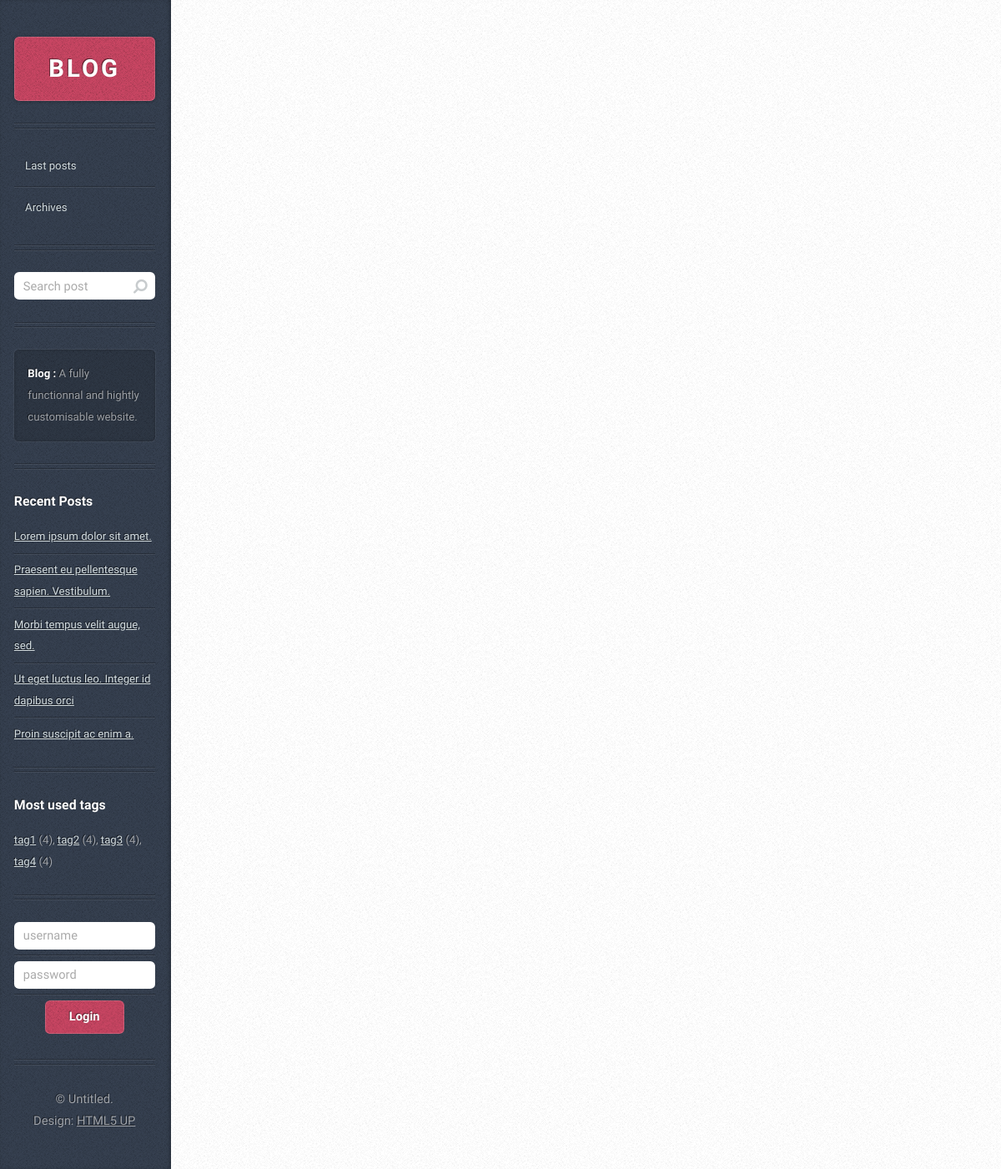
Screenshot of /post/2/post_commentaries with the database file from the repository.
### posts/models.py (models this page shows, shortened)
class Option(models.Model):
    name = models.CharField(max_length=256, default="")
    nb_post_page = models.PositiveIntegerField(default=5)
    message = models.CharField(max_length=256, default="")
    recent_posts = models.BooleanField(default=True)
    most_used_tags = models.BooleanField(default=True)
    used = models.BooleanField(default=False)

class Post(models.Model):
    title = models.CharField(max_length=1024)
    content = models.TextField()
    image = models.CharField(max_length=1024)
    author = models.CharField(max_length=1024)
    view = models.PositiveIntegerField(default=0)
    show_post = models.BooleanField(default=True)
    allow_comments = models.BooleanField(default=True)
    pub_date = models.DateTimeField('date published')
    tag = models.ManyToManyField(Tag)
    class Meta:
        ordering = ('pub_date',)

class Tag(models.Model):
    tag = models.CharField(max_length=1024)
    def __str__(self):
        return self.tag

### posts/views.py (the view)
# urls.py: url(r'^post/(?P<post_id>[0-9]+)/post_commentaries$', views.post_commentaries, name='post_commentaries'),
def post_commentaries(request, post_id):
    post = get_object_or_404(Post, pk=post_id)
    return render(request, 'post_commentaries.html', {'post': post})

### posts/context_processors.py (called while the page is built)
def posts_processor(request):
    return {'recent_posts': Post.objects.filter(pub_date__lte=timezone.now()).order_by('-pub_date')[:5]}

def tags_processor(request):
    return {'most_used_tags': sorted(Tag.objects.all(), key=lambda x: x.post_set.count())[:5]}

def options_processor(request):
    try:
        return {'options': Option.objects.filter(used=True)[0]}
    except IndexError:
        return {'options': {'message': '', 'recent_posts': True, 'most_used_tags': True}}

### posts/templates/post_commentaries.html (shortened to what this page needs)
{% extends 'core/overall.html' %}

### posts/templates/core/overall.html (shortened to what this page needs)
<!DOCTYPE html>
<html>
    <head>
    <link rel="stylesheet" href="{% static 'css/main.css' %}" />
    </head>
<body>
    <div id="sidebar">
        <h1 id="logo"><a href="{% url 'index' %}">BLOG</a></h1>
        <nav id="nav">
            <ul>
                {% if request.path == '/' or request.path == '/1/' %}
                <li class="current"><a href="{% url 'index' %}">Last posts</a></li>
                {% else %}
                <li><a href="{% url 'index' %}">Last posts</a></li>
                {% endif %}
                <li><a href="#">Archives</a></li>
        </nav>
        <section class="box search">
            <form action="{% url 'search' %}" method="post" id="search">
                <input type="text" name="search" placeholder="Search post" id="search_input" value="{{ search }}">
            </form>
        </section>
        <section class="box text-style1">
            <div class="inner">
                <p>
                    {{ options.message|safe }}
                </p>
            </div>
        </section>
        {% if options.recent_posts %}
        <section class="box recent-posts">
            <header>
                <h2>Recent Posts</h2>
            </header>
            <ul>
                {% for recent_post in recent_posts %}
                <li><a href="{% url 'post' recent_post.id %}">{{ recent_post.title }}</a></li>
                {% endfor %}
            </ul>
        </section>
        {% endif %}
        {% if options.most_used_tags %}
        <section class="box recent-posts">
            <header>
                <h2>Most used tags</h2>
            </header>
            {% for used_tag in most_used_tags %}
            <a href="{% url 'posts_by_tag' used_tag %}">{{ used_tag }}</a>
            {% if used_tag != most_used_tags|last %}
                ({{ used_tag.post_set.count }}),
            {% else %}
                ({{ used_tag.post_set.count }})
            {% endif %}
            {% endfor %}
        </section>
        {% endif %}
        <section class="box recent-posts">
            {% if user.is_authenticated %}
            <form action="{% url 'logout' %}" method="post" id="logout">
                {% csrf_token %}
                <ul><center>
                    <li><span>Connected as {{ user.username }}</span></li>
                    <li><input type="submit" name="logout" value="Logout"></li>
                </center></ul>
            </form>
            {% else %}
            <form action="{% url 'login' %}" method="post" id="login">
                <ul>
                    <li><input type="text" name="username" placeholder="username"></li>
                    <li><input type="password" name="password" placeholder="password"></li>
                    <li><center><input type="submit" name="login" value="Login"></center></li>
                </ul>
            </form>
            {% endif %}
        </section>
        <ul id="copyright">
            <li>&copy; Untitled.</li><li>Design: <a href="http://html5up.net">HTML5 UP</a></li>
        </ul>
    </div>
    <div id="content">
        <div class="inner">
        </div>
    </div>
</body>
</html>

### rows the page displays
Option: message "Blog : A fully functionnal and hightly customisable website."
Post: title "Lorem ipsum dolor sit amet."
Post: title "Praesent eu pellentesque sapien. Vestibulum."
Post: title "Morbi tempus velit augue, sed."
Post: title "Ut eget luctus leo. Integer id dapibus orci"
Post: title "Proin suscipit ac enim a."
Tag: tag "tag1", post_set.count "4"
Tag: tag "tag2", post_set.count "4"
Tag: tag "tag3", post_set.count "4"
Tag: tag "tag4", post_set.count "4"
